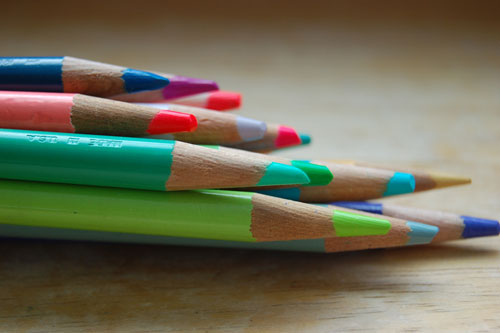
#> input picture imagen.jpg, 500 x 333 px
$ python deteccion_esquinas.py
#> lines starting #> are read from the running program, lines starting #| are printed output that depends on the picture; after the words box and inside, x2 and y2 are one past the last pixel; in counts of white or black regions, pixels touching at a corner belong together
import cv2
import numpy as np

# Leer la imagen
imagen = cv2.imread('imagen.jpg')
#> imagen is the input picture: shape (333, 500, 3); mean B, G, R 86.5, 107.7, 109.5

# Convertir la imagen a escala de grises
imagen_gris = cv2.cvtColor(imagen, cv2.COLOR_BGR2GRAY)
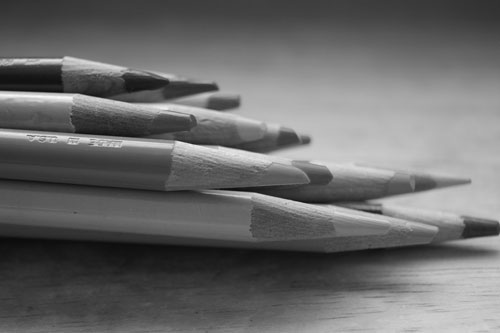
#> imagen_gris: shape (333, 500); min 11, max 249, mean 105.8

# Aplicar el detector de esquinas Shi-Tomasi
esquinas = cv2.goodFeaturesToTrack(imagen_gris, maxCorners=100, qualityLevel=0.01, minDistance=10)
#> esquinas = 100 rows, first 8: [382, 213], [190, 115], [93, 145], [60, 66], [45, 138], [27, 135], [217, 89], [103, 144]

# Convertir las coordenadas de las esquinas a números enteros
esquinas = np.intp(esquinas)

# Dibujar los círculos alrededor de las esquinas detectadas
for esquina in esquinas:
    x, y = esquina.ravel()
    cv2.circle(imagen, (x, y), 3, (0, 255, 0), -1)
#> this loop made 100 passes
#> (x, y) on passes 1 to 12: (382, 213), (190, 115), (93, 145), (60, 66), (45, 138), (27, 135), (217, 89), (103, 144), (176, 142), (68, 142), (70, 116), (78, 139)
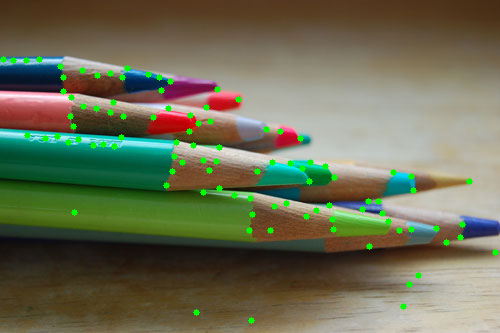
#> imagen: shape (333, 500, 3); 1.74% of pixels changed, all inside (x1, y1, x2, y2) = (0, 56, 499, 324)

# Mostrar la imagen con las esquinas detectadas
cv2.imshow('Deteccion de Esquinas', imagen)
cv2.waitKey(0)
cv2.destroyAllWindows()

$ run again, with apple.jpg copied over imagen.jpg
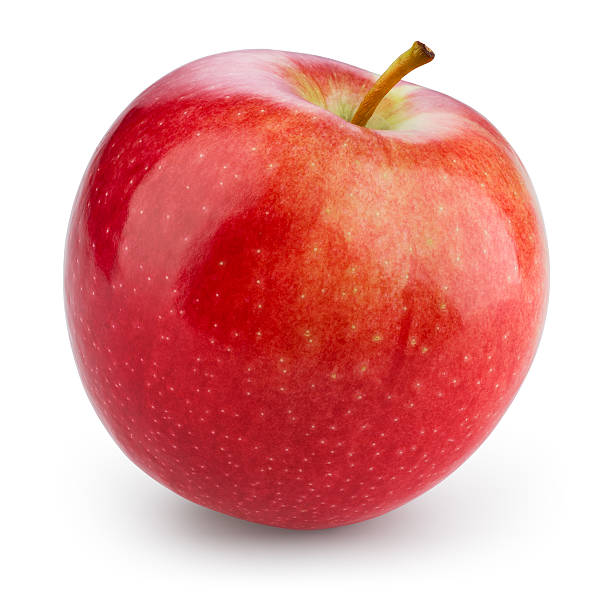
#> input picture apple.jpg, 612 x 612 px
#> imagen is the input picture: shape (612, 612, 3); mean B, G, R 160.9, 162.9, 228.7
#> `imagen_gris = cv2.cvtColor(imagen, cv2.COLOR_BGR2GRAY)`:
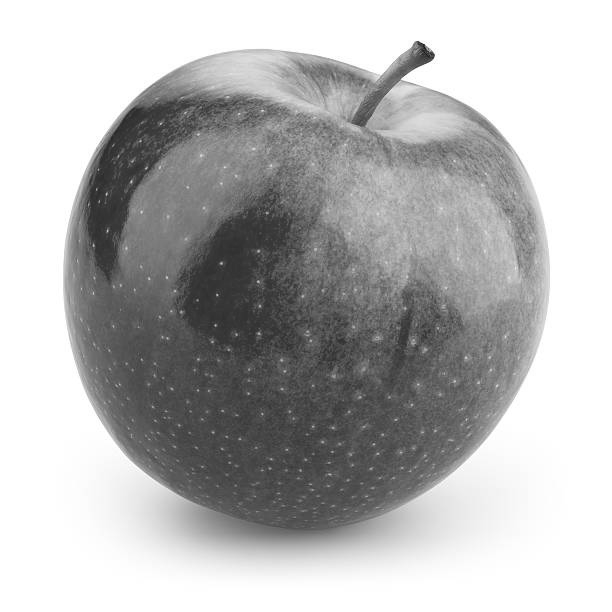
#> imagen_gris: shape (612, 612); min 20, max 255, mean 182.3
#> esquinas = 100 rows, first 8: [217, 295], [215, 325], [257, 281], [221, 263], [424, 44], [402, 79], [258, 251], [140, 141]
#> the loop `for esquina in esquinas:` made 100 passes
#> after the loop `for esquina in esquinas:`:
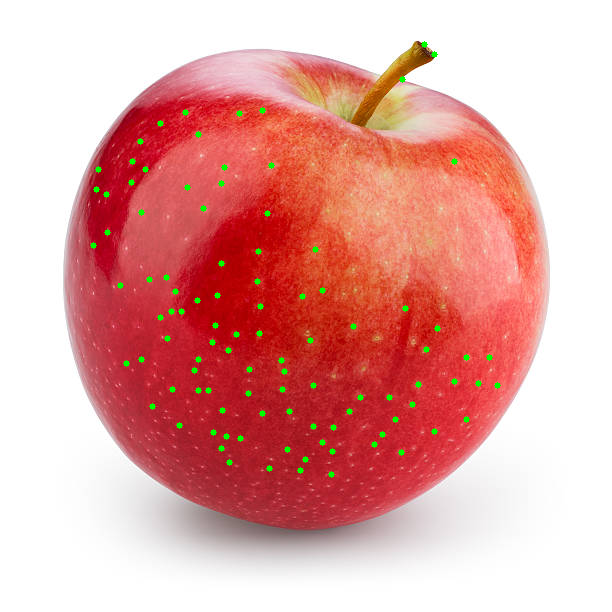
#> imagen: shape (612, 612, 3); 0.77% of pixels changed, all inside (x1, y1, x2, y2) = (90, 41, 501, 478)

$ run again, with apples.jpg copied over imagen.jpg
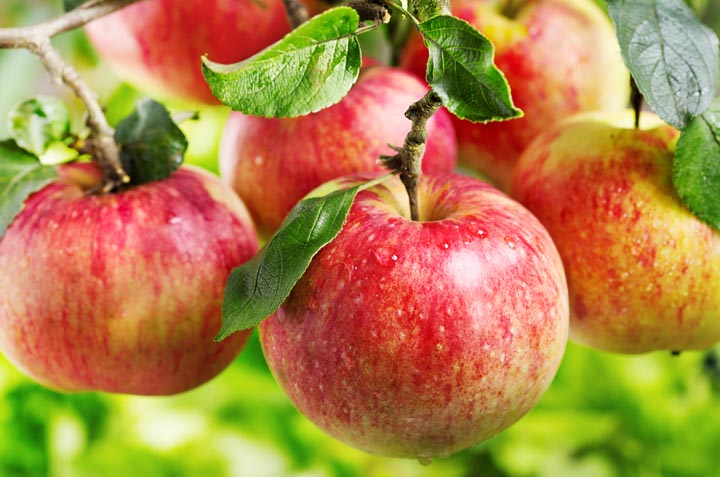
#> input picture apples.jpg, 720 x 477 px
#> imagen is the input picture: shape (477, 720, 3); mean B, G, R 71.7, 132.2, 176.6
#> `imagen_gris = cv2.cvtColor(imagen, cv2.COLOR_BGR2GRAY)`:
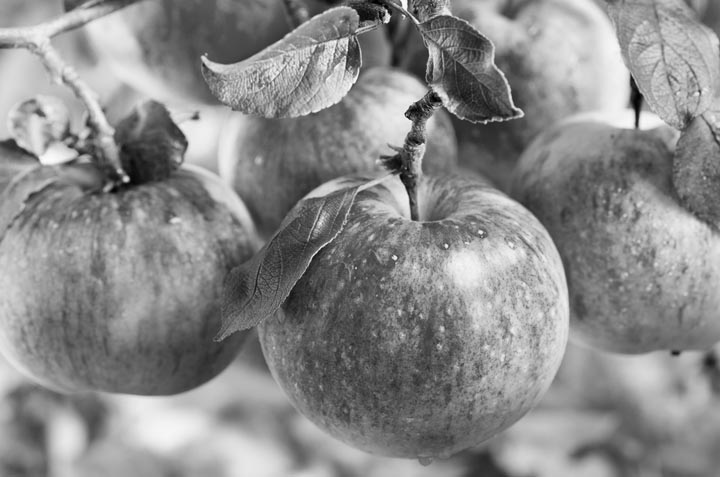
#> imagen_gris: shape (477, 720); min 0, max 253, mean 138.6
#> esquinas = 100 rows, first 8: [485, 123], [384, 21], [386, 10], [446, 247], [395, 258], [481, 232], [433, 107], [356, 268]
#> the loop `for esquina in esquinas:` made 100 passes
#> after the loop `for esquina in esquinas:`:
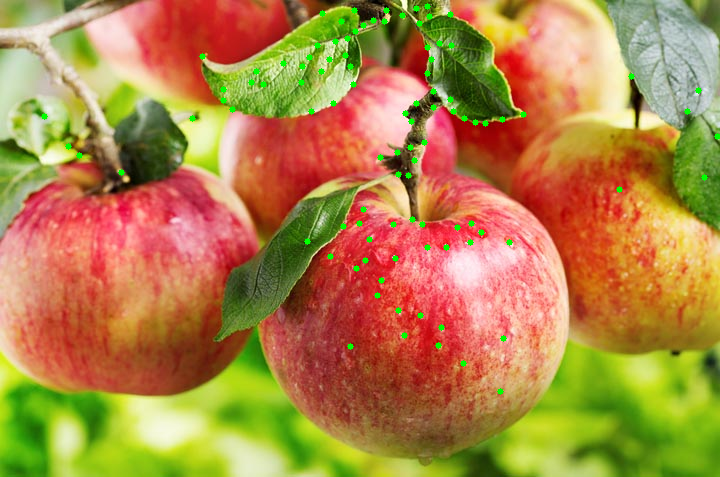
#> imagen: shape (477, 720, 3); 0.84% of pixels changed, all inside (x1, y1, x2, y2) = (41, 3, 720, 395)
